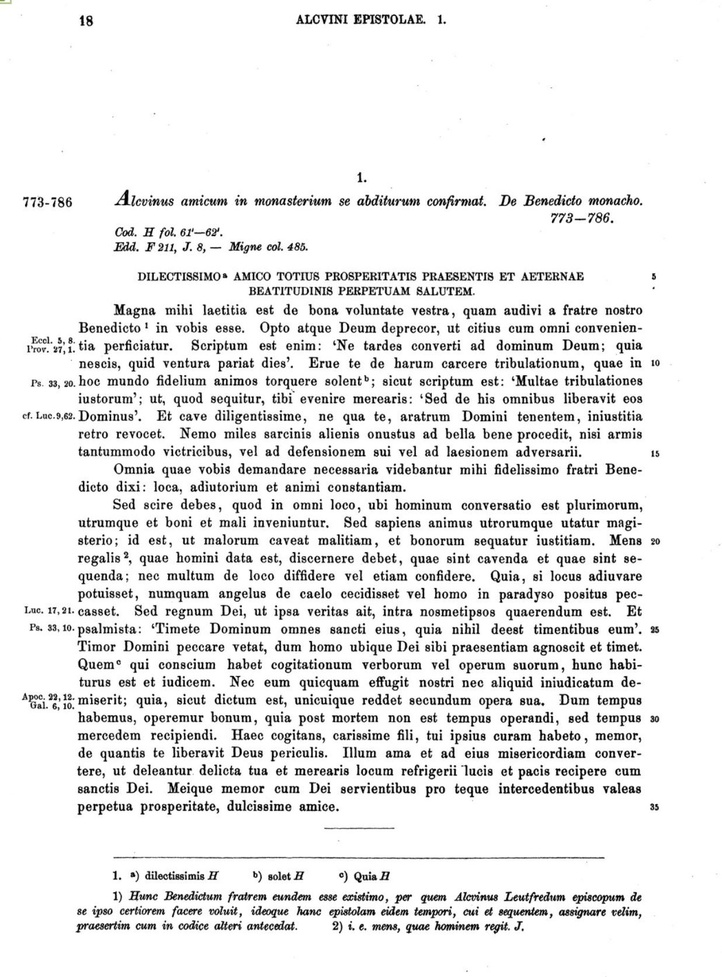
#> input picture data/sample_mgh.JPG, 722 x 977 px, shrunk from 1236 x 1672 before the run, found by its file name
$ python -i separate_footnotes.py   (imports and definitions only)
#> lines starting #> are read from the running program, lines starting #| are printed output that depends on the picture; after the words box and inside, x2 and y2 are one past the last pixel; in counts of white or black regions, pixels touching at a corner belong together
import pytesseract
import cv2
#bir görüntüdeki dipnot benzeri küçük ve yatay bölümleri tespit etmeyi amaçlamaktadır.
def separate_footnotes():
    image = cv2.imread('data/sample_mgh.jpg')
#> image is the input picture: shape (977, 722, 3); mean B, G, R 233.6, 233.6, 233.6
    #image.shape: Görüntünün yüksekliği (im_h), genişliği (im_w) ve derinliğini (im_d) alır.
    im_h, im_w, im_d = image.shape
#> im_h = 977; im_w = 722; im_d = 3
    base_image = image.copy()
    #cv2.cvtColor: Görüntüyü gri tonlamaya dönüştürür.
    # Gri tonlama, birçok görüntü işleme tekniği için daha uygun hale getirir.
    gray = cv2.cvtColor(image, cv2.COLOR_BGR2GRAY)
    #cv2.GaussianBlur: Gürültüyü azaltmak ve konturları daha belirgin hale getirmek için 7x7 Gauss bulanıklığı uygulanır.
    blur = cv2.GaussianBlur(gray, (7, 7), 0)
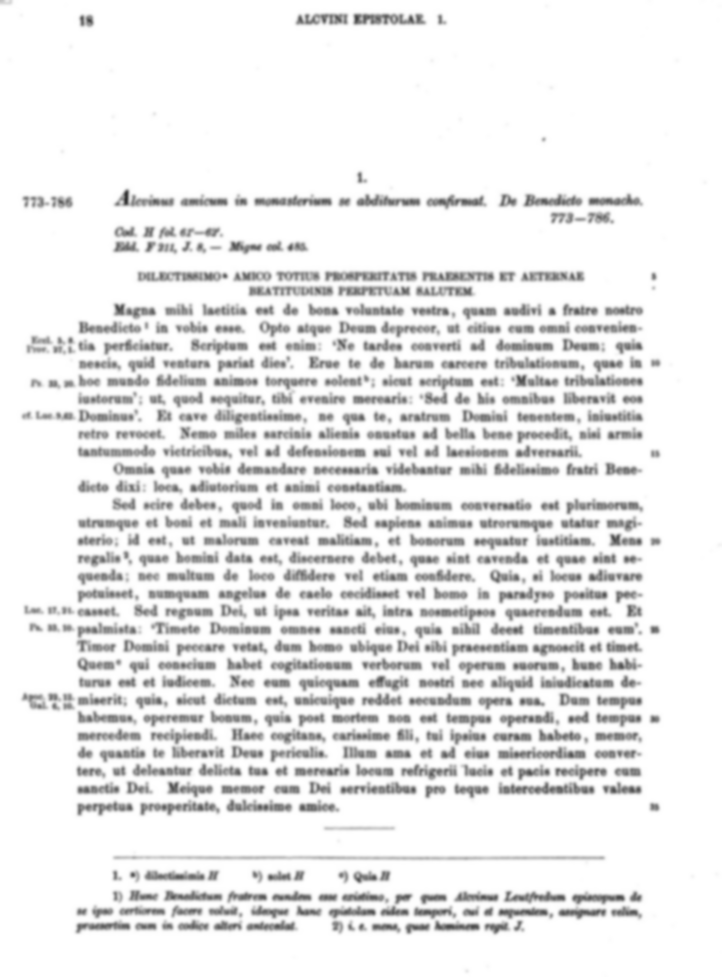
#> blur: shape (977, 722); min 52, max 255, mean 233.6
    #cv2.threshold: Otsu yöntemi ile görüntüde ikili eşikleme yapılır.
    # Bu, görüntüyü siyah-beyaz hale getirerek nesneleri ve metinleri daha belirgin hale getirir
    #cv2.THRESH_BINARY_INV ise siyah ve beyaz bölgeleri tersine çevirir, metinler beyaz zemin üzerine siyah olur.
    thresh = cv2.threshold(blur, 0, 255, cv2.THRESH_BINARY_INV + cv2.THRESH_OTSU)[1]
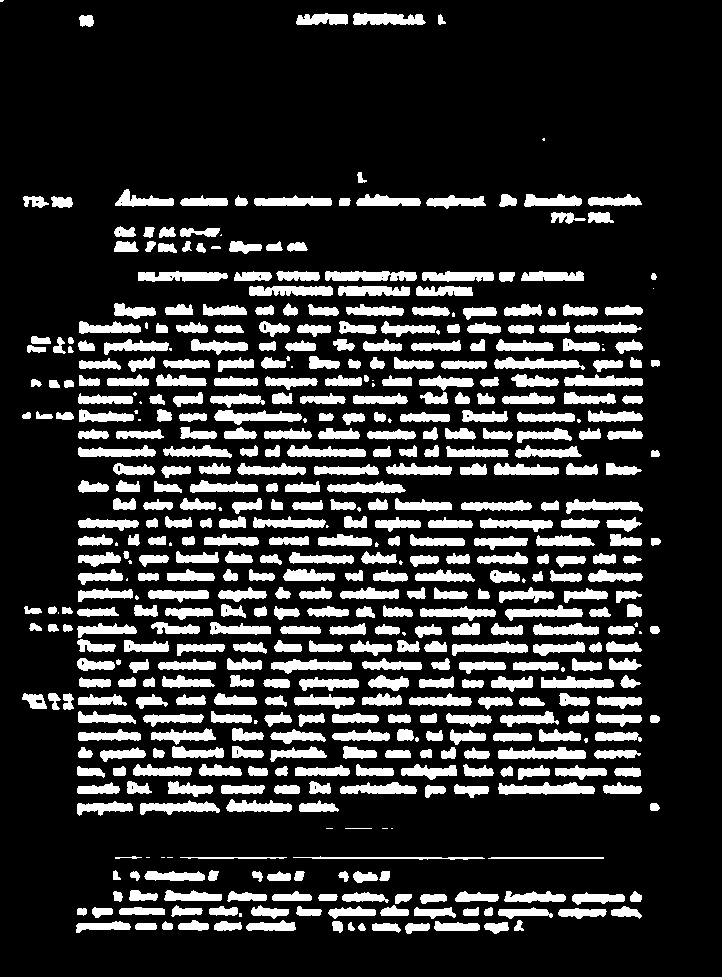
#> thresh: shape (977, 722); 18.9% white; 515 white regions (47 under 20 px), largest, box (x1, y1, x2, y2) and area: (498, 782, 595, 795) 851, (325, 271, 417, 281) 784, (498, 747, 586, 759) 762
    #cv2.getStructuringElement: 50x10 boyutlarında dikdörtgen yapısal eleman oluşturur. Bu, dilatasyon işleminde kullanılan elemandır.
    kernel = cv2.getStructuringElement(cv2.MORPH_RECT, (50, 10))
    #cv2.dilate: Dilatasyon işlemi, beyaz olan alanların genişlemesine yol açar.
    # Bu, görüntüdeki metin ve dipnotların daha belirgin hale gelmesini sağlar.
    dilate = cv2.dilate(thresh, kernel, iterations=1)
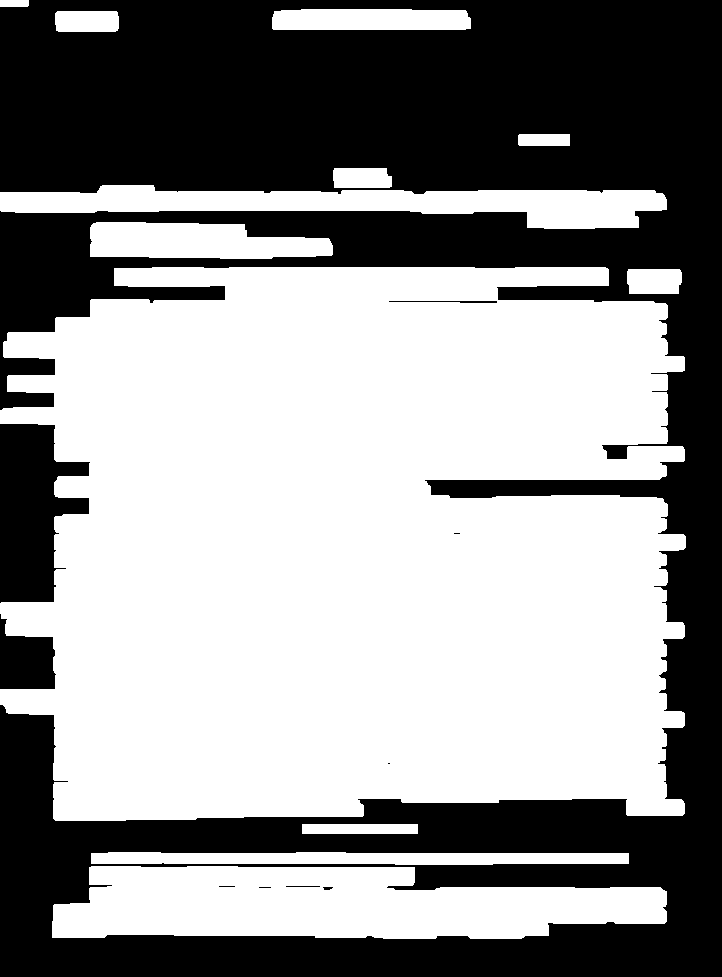
#> dilate: shape (977, 722); 56.9% white; 10 black regions (4 under 20 px)
    #cv2.findContours: Dilatasyon uygulanmış görüntüdeki dış konturları bulur. Konturlar, nesnelerin sınırlarını temsil eder.
    cnts = cv2.findContours(dilate, cv2.RETR_EXTERNAL, cv2.CHAIN_APPROX_SIMPLE)
#> cnts = 12 contours; largest, box (x1, y1, x2, y2) and area: (0, 267, 686, 821) 325662, (52, 866, 667, 939) 34171, (0, 185, 667, 229) 15334, (90, 222, 333, 259) 6880, (91, 852, 629, 865) 5569
    cnts = cnts[0] if len(cnts) == 2 else cnts[1]
    #sorted: Tespit edilen konturlar, y eksenine göre yukarıdan aşağıya doğru sıralanır (dipnotların genelde sayfanın alt kısmında olduğunu varsayarak).
    cnts = sorted(cnts, key=lambda x: cv2.boundingRect(x)[1])
    for c in cnts:
        #cv2.boundingRect(c): Her kontur için bir dikdörtgen oluşturur ve bu dikdörtgenin koordinatlarını ve boyutlarını alır (x, y, w, h).
        x, y, w, h = cv2.boundingRect(c)
        #if h < 20 and w > 250: Yüksekliği 20 pikselden küçük ve genişliği 250 pikselden büyük olan konturların dipnot olabileceği varsayımı ile seçilir.
        # Bu, genellikle yatay olarak uzun ve ince olan dipnotları ayırt etmeyi amaçlar.
        if h < 20 and w > 250:
            #roi = base_image[0:y + h, 0:x + im_w]: Bu koordinatlara sahip bölge, ROI (Region of Interest - İlgi Alanı) olarak tanımlanır.
            roi = base_image[0:y + h, 0:x + im_w]
            #cv2.rectangle: Tespit edilen dipnot bölgesine dikdörtgen çizer.
            cv2.rectangle(image, (x, y), (x + w, y + h), (36, 255, 12), 2)
#> this loop made 12 passes
#> (x, y, w, h) on passes 1, 2, 3, 4, 5, 6, 7, 8, 9, 11, 12: (0, 0, 29, 7), (272, 9, 199, 21), (55, 11, 64, 21), (518, 134, 52, 12), (333, 168, 59, 20), (0, 185, 667, 44), (90, 222, 243, 37), (0, 267, 686, 554), (627, 269, 55, 25), (91, 852, 538, 13), (52, 866, 615, 73)
#> (c, x, y, w, h) on pass 10: ([[302, 824], [302, 833], [417, 833], [417, 824]], 302, 824, 116, 10)
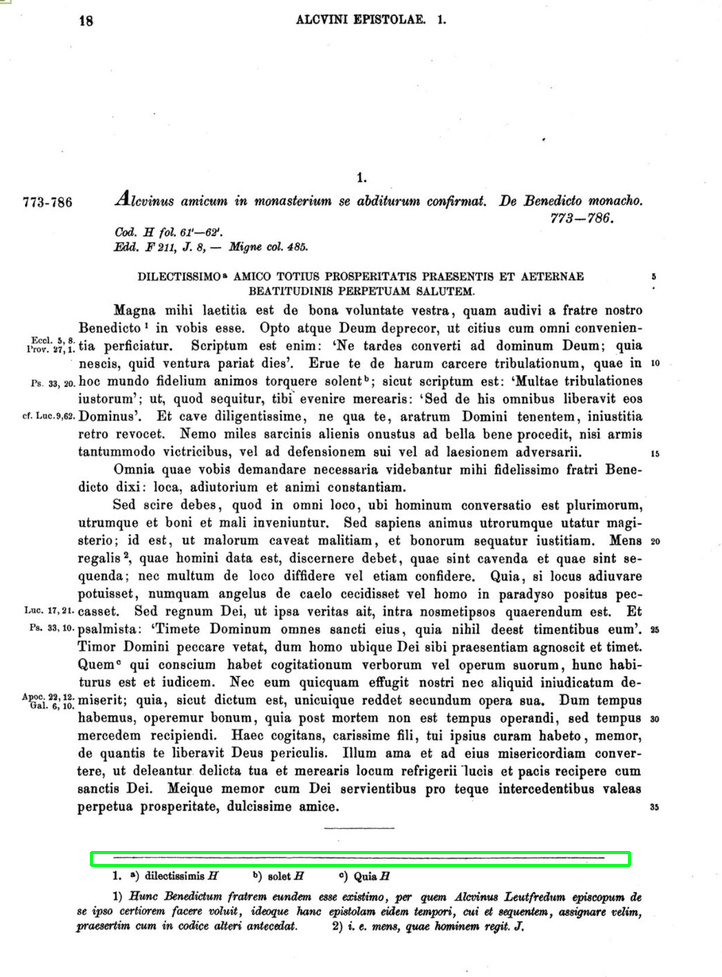
#> image: shape (977, 722, 3); 0.47% of pixels changed, all inside (x1, y1, x2, y2) = (90, 851, 631, 867)
    cv2.imwrite("temp/output.png", roi)
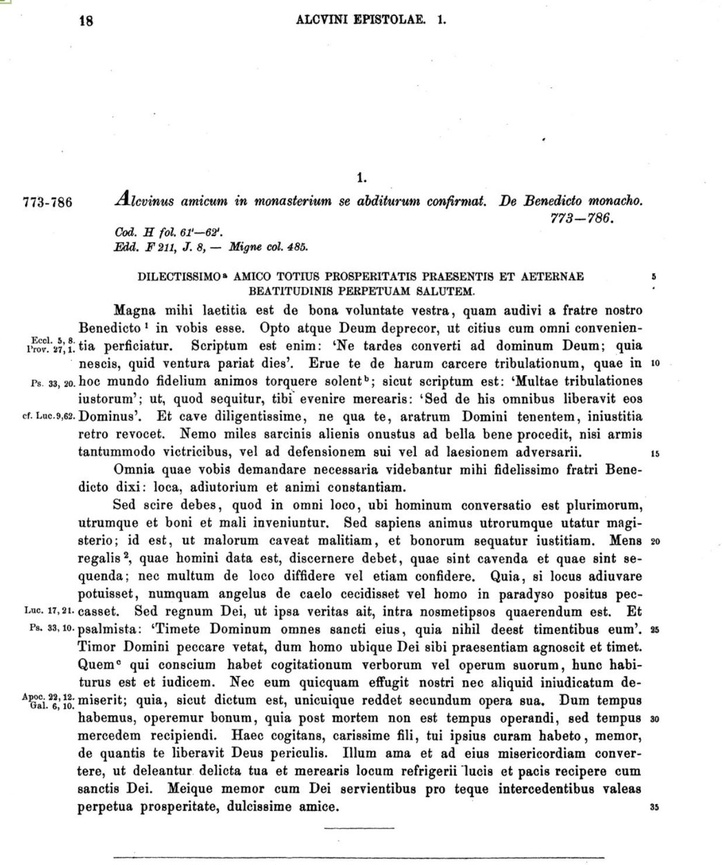
#> saved as output.png: shape (865, 722, 3); mean B, G, R 233, 233, 233

>>> result = separate_footnotes()
